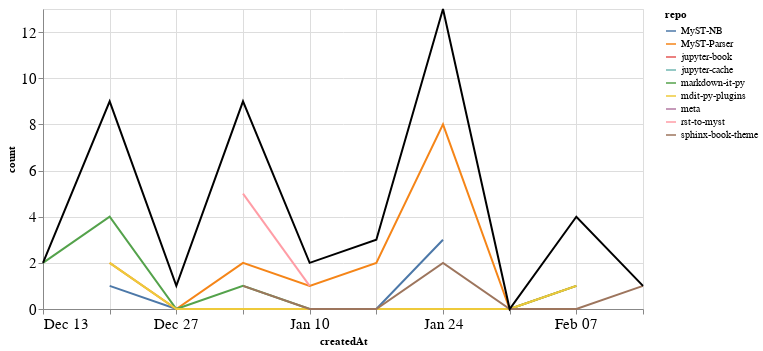

The cell this chart's notebook holds for it:
### Markdown cell above
### PRs

### Code cell
prs_time = prs.groupby('repo').resample('W', on='createdAt').count()['author'].reset_index()
prs_time = prs_time.rename(columns={'author': 'count'})
prs_time_total = prs_time.groupby('createdAt').agg({"count": "sum"}).reset_index()

ch1 = alt.Chart(prs_time, width=600).mark_line().encode(
    x='createdAt',
    y='count',
    color='repo',
    tooltip="repo"
)

ch2 = alt.Chart(prs_time_total, width=600).mark_line(color="black").encode(
    x='createdAt',
    y='count',
)

ch1 + ch2

### Figure 1 — Vega-Lite specification as saved in the notebook (floating-point values rounded to 4 significant figures)
{"config": {"axisLeft": {"labelFontSize": 15}, "axisBottom": {"labelFontSize": 15}}, "layer": [{"data": {"name": "data-68c45a7f210c77ae7255220063023736"}, "mark": "line", "encoding": {"color": {"type": "nominal", "field": "repo"}, "tooltip": {"type": "nominal", "field": "repo"}, "x": {"type": "temporal", "field": "createdAt"}, "y": {"type": "quantitative", "field": "count"}}, "width": 600}, {"data": {"name": "data-028e30e92eab4e177b1746c63f49d7e0"}, "mark": {"type": "line", "color": "black"}, "encoding": {"x": {"type": "temporal", "field": "createdAt"}, "y": {"type": "quantitative", "field": "count"}}, "width": 600}], "$schema": "https://vega.github.io/schema/vega-lite/v4.8.1.json", "datasets": {"data-68c45a7f210c77ae7255220063023736": [{"repo": "MyST-NB", "createdAt": "2020-12-20T00:00:00", "count": 1}, {"repo": "MyST-NB", "createdAt": "2020-12-27T00:00:00", "count": 0}, {"repo": "MyST-NB", "createdAt": "2021-01-03T00:00:00", "count": 0}, {"repo": "MyST-NB", "createdAt": "2021-01-10T00:00:00", "count": 0}, {"repo": "MyST-NB", "createdAt": "2021-01-17T00:00:00", "count": 0}, {"repo": "MyST-NB", "createdAt": "2021-01-24T00:00:00", "count": 3}, {"repo": "MyST-Parser", "createdAt": "2020-12-20T00:00:00", "count": 2}, {"repo": "MyST-Parser", "createdAt": "2020-12-27T00:00:00", "count": 0}, {"repo": "MyST-Parser", "createdAt": "2021-01-03T00:00:00", "count": 2}, {"repo": "MyST-Parser", "createdAt": "2021-01-10T00:00:00", "count": 1}, {"repo": "MyST-Parser", "createdAt": "2021-01-17T00:00:00", "count": 2}, {"repo": "MyST-Parser", "createdAt": "2021-01-24T00:00:00", "count": 8}, {"repo": "MyST-Parser", "createdAt": "2021-01-31T00:00:00", "count": 0}, {"repo": "MyST-Parser", "createdAt": "2021-02-07T00:00:00", "count": 1}, {"repo": "jupyter-book", "createdAt": "2021-02-07T00:00:00", "count": 1}, {"repo": "jupyter-cache", "createdAt": "2021-01-17T00:00:00", "count": 1}, {"repo": "markdown-it-py", "createdAt": "2020-12-13T00:00:00", "count": 2}, {"repo": "markdown-it-py", "createdAt": "2020-12-20T00:00:00", "count": 4}, {"repo": "markdown-it-py", "createdAt": "2020-12-27T00:00:00", "count": 0}, {"repo": "markdown-it-py", "createdAt": "2021-01-03T00:00:00", "count": 1}, {"repo": "markdown-it-py", "createdAt": "2021-01-10T00:00:00", "count": 0}, {"repo": "markdown-it-py", "createdAt": "2021-01-17T00:00:00", "count": 0}, {"repo": "markdown-it-py", "createdAt": "2021-01-24T00:00:00", "count": 0}, {"repo": "markdown-it-py", "createdAt": "2021-01-31T00:00:00", "count": 0}, {"repo": "markdown-it-py", "createdAt": "2021-02-07T00:00:00", "count": 1}, {"repo": "mdit-py-plugins", "createdAt": "2020-12-20T00:00:00", "count": 2}, {"repo": "mdit-py-plugins", "createdAt": "2020-12-27T00:00:00", "count": 0}, {"repo": "mdit-py-plugins", "createdAt": "2021-01-03T00:00:00", "count": 0}, {"repo": "mdit-py-plugins", "createdAt": "2021-01-10T00:00:00", "count": 0}, {"repo": "mdit-py-plugins", "createdAt": "2021-01-17T00:00:00", "count": 0}, {"repo": "mdit-py-plugins", "createdAt": "2021-01-24T00:00:00", "count": 0}, {"repo": "mdit-py-plugins", "createdAt": "2021-01-31T00:00:00", "count": 0}, {"repo": "mdit-py-plugins", "createdAt": "2021-02-07T00:00:00", "count": 1}, {"repo": "meta", "createdAt": "2020-12-27T00:00:00", "count": 1}, {"repo": "rst-to-myst", "createdAt": "2021-01-03T00:00:00", "count": 5}, {"repo": "rst-to-myst", "createdAt": "2021-01-10T00:00:00", "count": 1}, {"repo": "sphinx-book-theme", "createdAt": "2021-01-03T00:00:00", "count": 1}, {"repo": "sphinx-book-theme", "createdAt": "2021-01-10T00:00:00", "count": 0}, {"repo": "sphinx-book-theme", "createdAt": "2021-01-17T00:00:00", "count": 0}, {"repo": "sphinx-book-theme", "createdAt": "2021-01-24T00:00:00", "count": 2}, {"repo": "sphinx-book-theme", "createdAt": "2021-01-31T00:00:00", "count": 0}, {"repo": "sphinx-book-theme", "createdAt": "2021-02-07T00:00:00", "count": 0}, {"repo": "sphinx-book-theme", "createdAt": "2021-02-14T00:00:00", "count": 1}], "data-028e30e92eab4e177b1746c63f49d7e0": [{"createdAt": "2020-12-13T00:00:00", "count": 2}, {"createdAt": "2020-12-20T00:00:00", "count": 9}, {"createdAt": "2020-12-27T00:00:00", "count": 1}, {"createdAt": "2021-01-03T00:00:00", "count": 9}, {"createdAt": "2021-01-10T00:00:00", "count": 2}, {"createdAt": "2021-01-17T00:00:00", "count": 3}, {"createdAt": "2021-01-24T00:00:00", "count": 13}, {"createdAt": "2021-01-31T00:00:00", "count": 0}, {"createdAt": "2021-02-07T00:00:00", "count": 4}, {"createdAt": "2021-02-14T00:00:00", "count": 1}]}}
